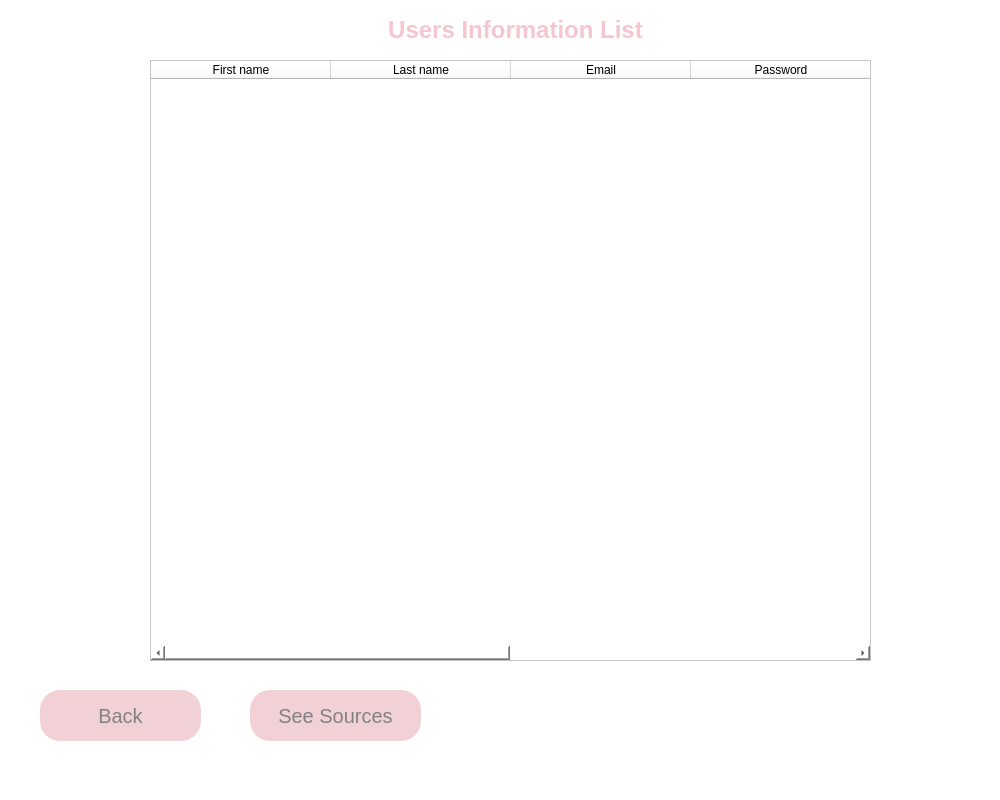
<?xml version="1.0" encoding="UTF-8"?>
<ui version="4.0">
 <class>MainWindow</class>
 <widget class="QMainWindow" name="MainWindow">
  <property name="geometry">
   <rect>
    <x>0</x>
    <y>0</y>
    <width>1000</width>
    <height>800</height>
   </rect>
  </property>
  <property name="windowTitle">
   <string>MainWindow</string>
  </property>
  <property name="styleSheet">
   <string notr="true">background-color: rgb(255, 255, 255);</string>
  </property>
  <widget class="QWidget" name="centralwidget">
   <widget class="QPushButton" name="clouds">
    <property name="geometry">
     <rect>
      <x>250</x>
      <y>690</y>
      <width>171</width>
      <height>51</height>
     </rect>
    </property>
    <property name="font">
     <font>
      <pointsize>15</pointsize>
     </font>
    </property>
    <property name="styleSheet">
     <string notr="true">QPushButton
{
	background-color: #f1d1d6;
	color: #828282;
	border-radius:20px;
}

QPushButton:hover
{
	background-color: #ff8b8d;
	color: #656565;
	border-radius:20px;
}</string>
    </property>
    <property name="text">
     <string>See Sources</string>
    </property>
   </widget>
   <widget class="QPushButton" name="pb_back">
    <property name="geometry">
     <rect>
      <x>40</x>
      <y>690</y>
      <width>161</width>
      <height>51</height>
     </rect>
    </property>
    <property name="font">
     <font>
      <pointsize>15</pointsize>
     </font>
    </property>
    <property name="styleSheet">
     <string notr="true">QPushButton
{
	background-color: #f1d1d6;
	color: #828282;
	border-radius:20px;
}

QPushButton:hover
{
	background-color: #ff8b8d;
	color: #656565;
	border-radius:20px;
}</string>
    </property>
    <property name="text">
     <string>Back</string>
    </property>
   </widget>
   <widget class="QLabel" name="label">
    <property name="geometry">
     <rect>
      <x>230</x>
      <y>0</y>
      <width>571</width>
      <height>61</height>
     </rect>
    </property>
    <property name="font">
     <font>
      <family>MS UI Gothic</family>
      <pointsize>15</pointsize>
      <weight>75</weight>
      <bold>true</bold>
     </font>
    </property>
    <property name="text">
     <string>&lt;html&gt;&lt;head/&gt;&lt;body&gt;&lt;p&gt;&lt;span style=&quot; font-size:18pt; color:#f5c6cf;&quot;&gt;Users Information List&lt;/span&gt;&lt;/p&gt;&lt;/body&gt;&lt;/html&gt;</string>
    </property>
    <property name="alignment">
     <set>Qt::AlignCenter</set>
    </property>
   </widget>
   <widget class="QTableWidget" name="tableWidget">
    <property name="geometry">
     <rect>
      <x>150</x>
      <y>60</y>
      <width>721</width>
      <height>601</height>
     </rect>
    </property>
    <property name="selectionMode">
     <enum>QAbstractItemView::SingleSelection</enum>
    </property>
    <property name="selectionBehavior">
     <enum>QAbstractItemView::SelectRows</enum>
    </property>
    <attribute name="horizontalHeaderDefaultSectionSize">
     <number>180</number>
    </attribute>
    <column>
     <property name="text">
      <string>First name</string>
     </property>
    </column>
    <column>
     <property name="text">
      <string>Last name</string>
     </property>
    </column>
    <column>
     <property name="text">
      <string>Email</string>
     </property>
    </column>
    <column>
     <property name="text">
      <string>Password</string>
     </property>
    </column>
    <column>
     <property name="text">
      <string>National Number</string>
     </property>
    </column>
    <column>
     <property name="text">
      <string>id</string>
     </property>
    </column>
   </widget>
  </widget>
  <widget class="QMenuBar" name="menubar">
   <property name="geometry">
    <rect>
     <x>0</x>
     <y>0</y>
     <width>1000</width>
     <height>18</height>
    </rect>
   </property>
  </widget>
  <widget class="QStatusBar" name="statusbar"/>
 </widget>
 <resources/>
 <connections/>
</ui>
